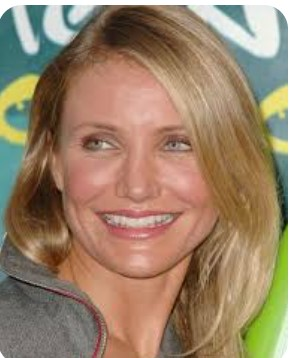
#> input picture app/FaceAi/VigilantEye-18_FaceAi_Riya/test_images/p11.jpg, 294 x 358 px
$ python -i ai_analytics_service.py   (imports and definitions only)
#> lines starting #> are read from the running program, lines starting #| are printed output that depends on the picture; after the words box and inside, x2 and y2 are one past the last pixel; in counts of white or black regions, pixels touching at a corner belong together
#> further down, picture is the input picture: shape (358, 294, 3); mean B, G, R 106.4, 131.6, 155.4
"""
AI Analytics Service for VigilantEye
Provides object detection, anomaly detection, behavior analysis, and smart alerts
"""

import os
import logging
import time
from datetime import datetime, timedelta
from typing import Dict, List, Optional, Tuple, Any
from dataclasses import dataclass
from enum import Enum
import json

# Try to import AI/ML dependencies
try:
    import cv2
    import numpy as np
    CV2_AVAILABLE = True
except ImportError:
    CV2_AVAILABLE = False
    cv2 = None
    np = None
    logging.warning("OpenCV not available. Some AI features will be limited.")

try:
    from sklearn.cluster import DBSCAN
    from sklearn.preprocessing import StandardScaler
    SKLEARN_AVAILABLE = True
except ImportError:
    SKLEARN_AVAILABLE = False
    DBSCAN = None
    StandardScaler = None

logger = logging.getLogger(__name__)

class AnomalyType(Enum):
    """Types of anomalies that can be detected"""
    UNUSUAL_MOTION = "unusual_motion"
    CROWD_DENSITY = "crowd_density"
    LOITERING = "loitering"
    RAPID_MOVEMENT = "rapid_movement"
    OBJECT_LEFT = "object_left"
    OBJECT_REMOVED = "object_removed"
    UNUSUAL_BEHAVIOR = "unusual_behavior"
    SUSPICIOUS_ACTIVITY = "suspicious_activity"

class BehaviorType(Enum):
    """Types of behaviors that can be recognized"""
    WALKING = "walking"
    RUNNING = "running"
    STANDING = "standing"
    SITTING = "sitting"
    LOITERING = "loitering"
    CROWD_GATHERING = "crowd_gathering"
    VEHICLE_MOVEMENT = "vehicle_movement"
    UNKNOWN = "unknown"

@dataclass
class DetectedObject:
    """Represents a detected object"""
    object_type: str
    confidence: float
    bounding_box: List[int]  # [x, y, width, height]
    center: Tuple[int, int]
    area: float

@dataclass
class AnomalyDetection:
    """Represents an anomaly detection result"""
    anomaly_type: AnomalyType
    confidence: float
    location: Tuple[int, int]
    timestamp: datetime
    description: str
    metadata: Dict

@dataclass
class BehaviorAnalysis:
    """Represents behavior analysis result"""
    behavior_type: BehaviorType
    confidence: float
    duration_seconds: float
    location: Tuple[int, int]
    metadata: Dict

class ObjectDetector:
    """Object detection using OpenCV and basic ML"""

    def __init__(self):
        self.enabled = CV2_AVAILABLE
        if not self.enabled:
            logger.warning("ObjectDetector disabled: OpenCV not available")
            return

        # Initialize object detection (using OpenCV's DNN or basic detection)
        self.detected_objects_history = []
        self.object_tracking = {}  # Track objects across frames

    def detect_objects(self, frame: Any, min_confidence: float = 0.3, use_motion: bool = False) -> List[DetectedObject]:
        """Detect objects in a frame using OpenCV"""
#> called with min_confidence = 0.3, use_motion = False
        if not self.enabled or not CV2_AVAILABLE:
            return []

        if frame is None:
            logger.warning("ObjectDetector: frame is None")
            return []

        try:
            # Validate frame shape
            if not hasattr(frame, 'shape') or len(frame.shape) < 2:
                logger.warning(f"ObjectDetector: invalid frame shape: {type(frame)}")
                return []

            # Convert to grayscale
            if len(frame.shape) == 3:
                gray = cv2.cvtColor(frame, cv2.COLOR_BGR2GRAY)
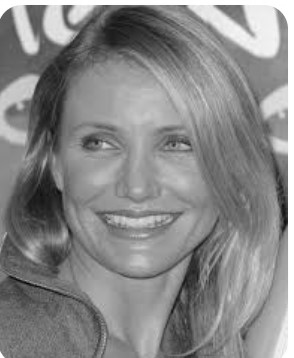
#> gray: shape (358, 294); min 1, max 255, mean 135.9
            else:
                gray = frame

            detected_objects = []

            # For single images, use edge detection and contour analysis
            # For video streams, use background subtraction
            if use_motion and hasattr(self, 'bg_subtractor'):
                # Use background subtractor for motion detection (video)
                fg_mask = self.bg_subtractor.apply(gray)
                contours, _ = cv2.findContours(fg_mask, cv2.RETR_EXTERNAL, cv2.CHAIN_APPROX_SIMPLE)
            else:
                # For single images, use edge detection and adaptive thresholding
                # Apply Gaussian blur to reduce noise
                blurred = cv2.GaussianBlur(gray, (5, 5), 0)

                # Use adaptive threshold to find objects
                thresh = cv2.adaptiveThreshold(blurred, 255, cv2.ADAPTIVE_THRESH_GAUSSIAN_C,
                                             cv2.THRESH_BINARY_INV, 11, 2)
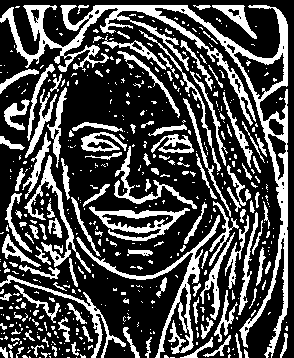
#> thresh: shape (358, 294); 29.5% white; 511 white regions (380 under 20 px)

                # Find contours
                contours, _ = cv2.findContours(thresh, cv2.RETR_EXTERNAL, cv2.CHAIN_APPROX_SIMPLE)
#> contours = 505 contours, 415 with area under 20; largest, box (x1, y1, x2, y2) and area: (0, 5, 288, 358) 8616, (76, 215, 220, 358) 1644, (89, 206, 190, 241) 1549, (24, 155, 91, 273) 786, (0, 275, 126, 358) 640

            # Process detected contours
            for contour in contours:
                area = cv2.contourArea(contour)
                # Adjust threshold based on frame size
                min_area = max(500, (frame.shape[0] * frame.shape[1]) / 1000)  # At least 0.1% of frame

                if area > min_area:
                    x, y, w, h = cv2.boundingRect(contour)
                    center = (x + w // 2, y + h // 2)

                    # Classify object type based on size and shape
                    object_type = self._classify_object(area, w, h)

                    # Calculate confidence based on area and shape regularity
                    aspect_ratio = w / h if h > 0 else 1
                    shape_regularity = min(1.0, area / (w * h)) if w > 0 and h > 0 else 0.5
                    confidence = min(0.9, (area / 10000) * shape_regularity)

                    if confidence >= min_confidence:
                        detected_objects.append(DetectedObject(
                            object_type=object_type,
                            confidence=confidence,
                            bounding_box=[x, y, w, h],
                            center=center,
                            area=area
                        ))
#> this loop made 505 passes
#> (area, x, y, w, h, center, object_type, aspect_ratio) on passes 166, 236, 250, 328, 339, 505: (639.5, 0, 275, 126, 83, (63, 316), 'small_object', 1.52), (1644, 76, 215, 144, 143, (148, 286), 'small_object', 1.01), (1549, 89, 206, 101, 35, (139, 223), 'small_object', 2.89), (786, 24, 155, 67, 118, (57, 214), 'small_object', 0.568), (527, 114, 146, 83, 63, (155, 177), 'small_object', 1.32), (8616, 0, 5, 288, 353, (144, 181), 'person', 0.816)
#> area on passes 26, 29, 36, 44, 45, 51: 36.5, 23, 29, 96, 36, 81.5
#> after the loop, detected_objects = []

            return detected_objects

        except Exception as e:
            logger.error(f"Error in object detection: {e}", exc_info=True)
            return []

    def _classify_object(self, area: float, width: int, height: int) -> str:
        """Classify object type based on characteristics"""
        aspect_ratio = width / height if height > 0 else 1

        if area < 2000:
            return "small_object"
        elif area > 50000:
            return "large_object"
        elif aspect_ratio > 2.0:
            return "vehicle"
        elif aspect_ratio < 0.5:
            return "person_standing"
        else:
            return "person"

class AnomalyDetector:
    """Detect anomalies in video feeds"""

    def __init__(self, sensitivity: float = 0.7):
        self.sensitivity = sensitivity
        self.enabled = CV2_AVAILABLE
        self.motion_history = []
        self.object_positions = {}  # Track object positions over time
        self.background_model = None

        if not self.enabled:
            logger.warning("AnomalyDetector disabled: OpenCV not available")

    # [186 lines left out: functions detect_anomalies, _detect_unusual_motion, _detect_loitering, _detect_rapid_movement, _detect_crowd_density, not called in this run]

class BehaviorAnalyzer:
    """Analyze behaviors in video feeds"""

    def __init__(self):
        self.enabled = CV2_AVAILABLE
        self.behavior_history = {}  # Track behaviors over time

        if not self.enabled:
            logger.warning("BehaviorAnalyzer disabled: OpenCV not available")

    # [129 lines left out: functions analyze_behavior, _classify_behavior, _analyze_group_behavior, not called in this run]

class CrowdDensityAnalyzer:
    """Analyze crowd density in video feeds"""

    def __init__(self):
        self.enabled = CV2_AVAILABLE
        if not self.enabled:
            logger.warning("CrowdDensityAnalyzer disabled: OpenCV not available")

    # [59 lines left out: function analyze_density, not called in this run]

class AIAnalyticsService:
    """Main service for AI analytics features"""

    def __init__(self):
        self.object_detector = ObjectDetector()
        self.anomaly_detector = AnomalyDetector()
        self.behavior_analyzer = BehaviorAnalyzer()
        self.crowd_analyzer = CrowdDensityAnalyzer()
        self.enabled = CV2_AVAILABLE

        logger.info(f"AIAnalyticsService initialized (enabled: {self.enabled})")

    def is_available(self) -> bool:
        """Check if service is available"""
        return self.enabled

    # [142 lines left out: functions process_frame, process_video, get_service_status, not called in this run]

# Global service instance
ai_analytics_service = AIAnalyticsService()

def get_ai_analytics_service():
    """Get the global AI Analytics service instance"""
    return ai_analytics_service

>>> import cv2
>>> picture = cv2.imread('../FaceAi/VigilantEye-18_FaceAi_Riya/test_images/p11.jpg')
>>> result = ObjectDetector().detect_objects(picture)
#> result = []

$ run again, on app/FaceAi/VigilantEye-18_FaceAi_Riya/test_images/p12.jpg
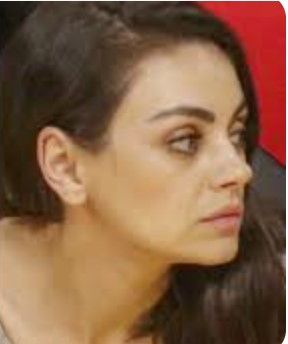
#> input picture app/FaceAi/VigilantEye-18_FaceAi_Riya/test_images/p12.jpg, 288 x 344 px
#> picture is the input picture: shape (344, 288, 3); mean B, G, R 70.2, 97.4, 134.6
#> in detect_objects, `gray = cv2.cvtColor(frame, cv2.COLOR_BGR2GRAY)`:
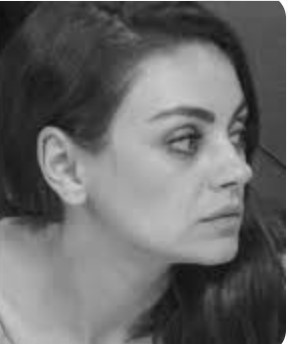
#> gray: shape (344, 288); min 13, max 255, mean 105.4
#> in detect_objects, `thresh = cv2.adaptiveThreshold(blurred, 255, cv2.ADAPTIVE_THRESH_GAUSS..`:
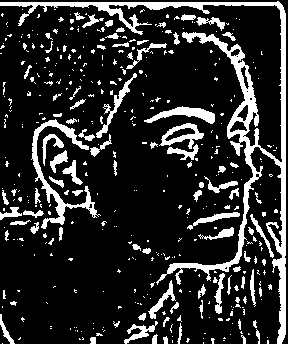
#> thresh: shape (344, 288); 17% white; 412 white regions (321 under 20 px)
#> contours = 412 contours, 352 with area under 20; largest, box (x1, y1, x2, y2) and area: (0, 1, 286, 344) 5760, (31, 119, 101, 229) 1038, (159, 123, 204, 149) 548, (144, 106, 215, 124) 460, (96, 73, 137, 138) 302
#> the loop in detect_objects, `for contour in contours:` made 412 passes
#> (area, x, y, w, h, center, object_type, aspect_ratio) on passes 244, 251, 412: (548.5, 159, 123, 45, 26, (181, 136), 'small_object', 1.73), (1037.5, 31, 119, 70, 110, (66, 174), 'small_object', 0.636), (5760, 0, 1, 286, 343, (143, 172), 'person', 0.834)
#> after the loop in detect_objects, `for contour in contours:`: detected_objects = []

$ run again, on app/FaceAi/VigilantEye-18_FaceAi_Riya/test_images/p13.jpg
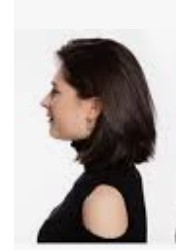
#> input picture app/FaceAi/VigilantEye-18_FaceAi_Riya/test_images/p13.jpg, 176 x 250 px
#> picture is the input picture: shape (250, 176, 3); mean B, G, R 165.4, 167.7, 174.6
#> in detect_objects, `gray = cv2.cvtColor(frame, cv2.COLOR_BGR2GRAY)`:
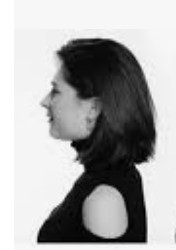
#> gray: shape (250, 176); min 0, max 255, mean 169.5
#> in detect_objects, `thresh = cv2.adaptiveThreshold(blurred, 255, cv2.ADAPTIVE_THRESH_GAUSS..`:
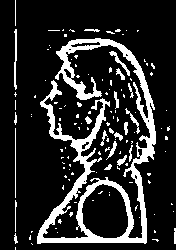
#> thresh: shape (250, 176); 16.6% white; 126 white regions (104 under 20 px)
#> contours = 122 contours, 110 with area under 20; largest, box (x1, y1, x2, y2) and area: (37, 38, 156, 244) 6852, (109, 51, 130, 76) 70, (14, 29, 17, 90) 62, (125, 108, 140, 134) 46, (106, 141, 117, 160) 39
#> the loop in detect_objects, `for contour in contours:` made 122 passes
#> (area, x, y, w, h, center, object_type, aspect_ratio) on pass 110: (6852, 37, 38, 119, 206, (96, 141), 'person', 0.578)
#> after the loop in detect_objects, `for contour in contours:`: detected_objects = []

$ run again, on app/FaceAi/VigilantEye-18_FaceAi_Riya/test_images/p14.jpg
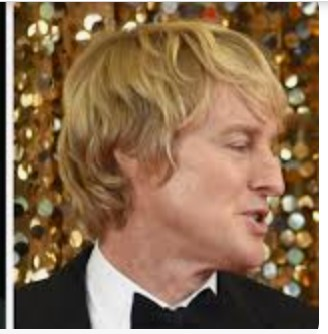
#> input picture app/FaceAi/VigilantEye-18_FaceAi_Riya/test_images/p14.jpg, 328 x 334 px
#> picture is the input picture: shape (334, 328, 3); mean B, G, R 82.7, 110.2, 138.7
#> in detect_objects, `gray = cv2.cvtColor(frame, cv2.COLOR_BGR2GRAY)`:
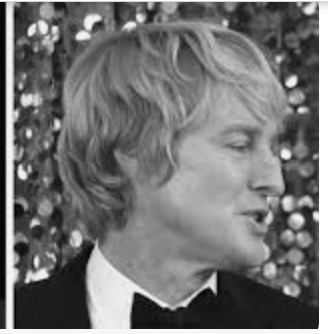
#> gray: shape (334, 328); min 1, max 255, mean 115.6
#> in detect_objects, `thresh = cv2.adaptiveThreshold(blurred, 255, cv2.ADAPTIVE_THRESH_GAUSS..`:
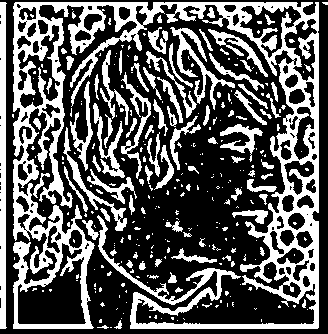
#> thresh: shape (334, 328); 35.4% white; 306 white regions (219 under 20 px)
#> contours = 281 contours, 218 with area under 20; largest, box (x1, y1, x2, y2) and area: (13, 2, 319, 329) 33836, (0, 2, 7, 329) 1582, (170, 27, 235, 110) 800, (63, 127, 127, 231) 561, (93, 103, 125, 178) 489
#> the loop in detect_objects, `for contour in contours:` made 281 passes
#> (area, x, y, w, h, center, object_type, aspect_ratio) on passes 193, 272, 280, 281: (561, 63, 127, 64, 104, (95, 179), 'small_object', 0.615), (800.5, 170, 27, 65, 83, (202, 68), 'small_object', 0.783), (33836, 13, 2, 306, 327, (166, 165), 'person', 0.936), (1582, 0, 2, 7, 327, (3, 165), 'small_object', 0.0214)
#> after the loop in detect_objects, `for contour in contours:`: detected_objects = 1 item
